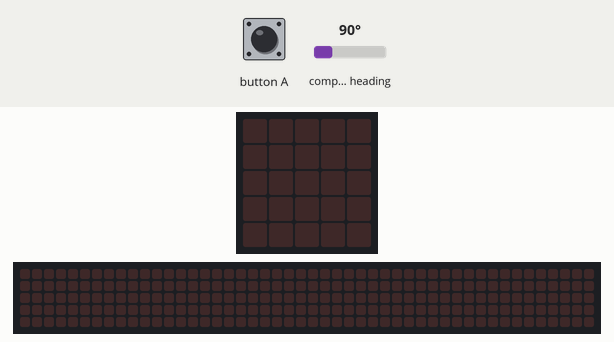
A program run on a simulated BBC micro:bit running MicroPython. Shown: the board's 5×5 LED display, a strip that is not on the board, showing the scrolling text unrolled. Inputs (shaded band) come from the test bench; at power-on: compass heading 90°. The 48×5 strip is a reading aid, not a part: it shows the text the display is scrolling, unrolled, one strip-width of it at a time; the compass is already calibrated.

Above: at 1.3 s.
1.4 s: button A pressed for 0.15 s
At 1.47 s:
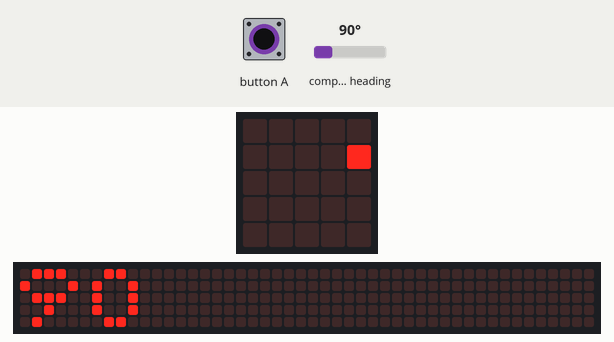
4.4 s: button A pressed for 1 s
At 4.62 s:
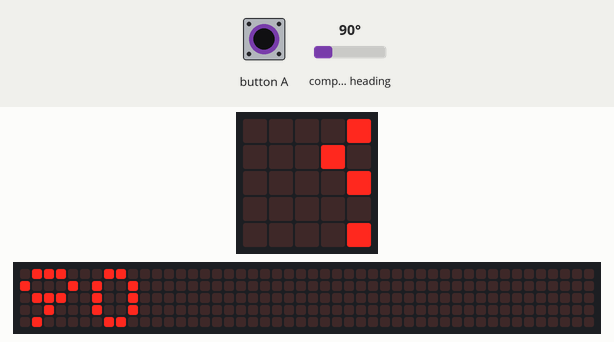
7.4 s: button A pressed for 3.2 s
At 7.77 s:
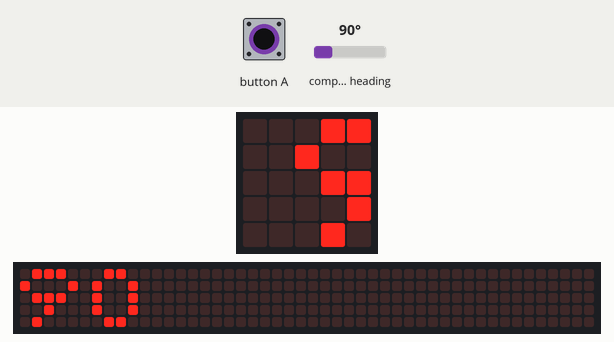
Timing chart, 0 to 10.4 s (numbered marks = the images above; inputs shaded):
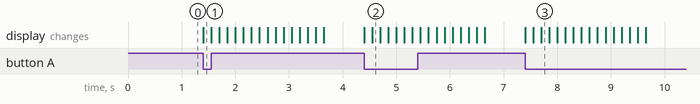

Measured:
- after the input at 1.4 s, the display: changes at once (image 1)
- after the input at 4.4 s, the display: first changes at once (image 2 shows a later state)
- after the input at 7.4 s, the display: first changes at once (image 3 shows a later state)

The program:

MicroBit_Compass.py
```python
# This script will show a compass heading on the Microbit (V1, Firmware 0249, Sept 2021)

# IDE (Integrated Development Environment)
  # https://codewith.mu

# Bill of Materials
  # Microbit v2 Go Kit
  # https://www.adafruit.com/product/4834

# Source Code
  # https://microbit.org/projects/make-it-code-it/compass-bearing/?editor=python

# Engineering Background
  # https://core-electronics.com.au/tutorials/micropython-workshop-for-microbit.html
  # https://microbit-micropython.readthedocs.io/en/v1.0.1/tutorials/buttons.html
  # https://microbit-micropython.readthedocs.io/en/v1.0.1/tutorials/direction.html

from microbit import *
compass.calibrate()

while True:
    if button_a.was_pressed():
        display.scroll(str(compass.heading()))
```
